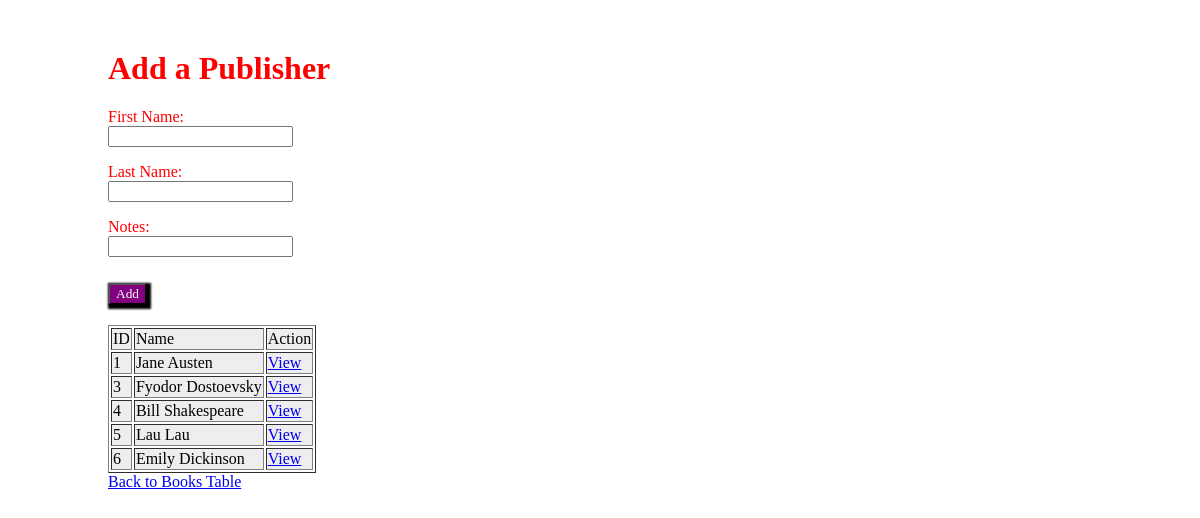
The app's page /authors, older data.
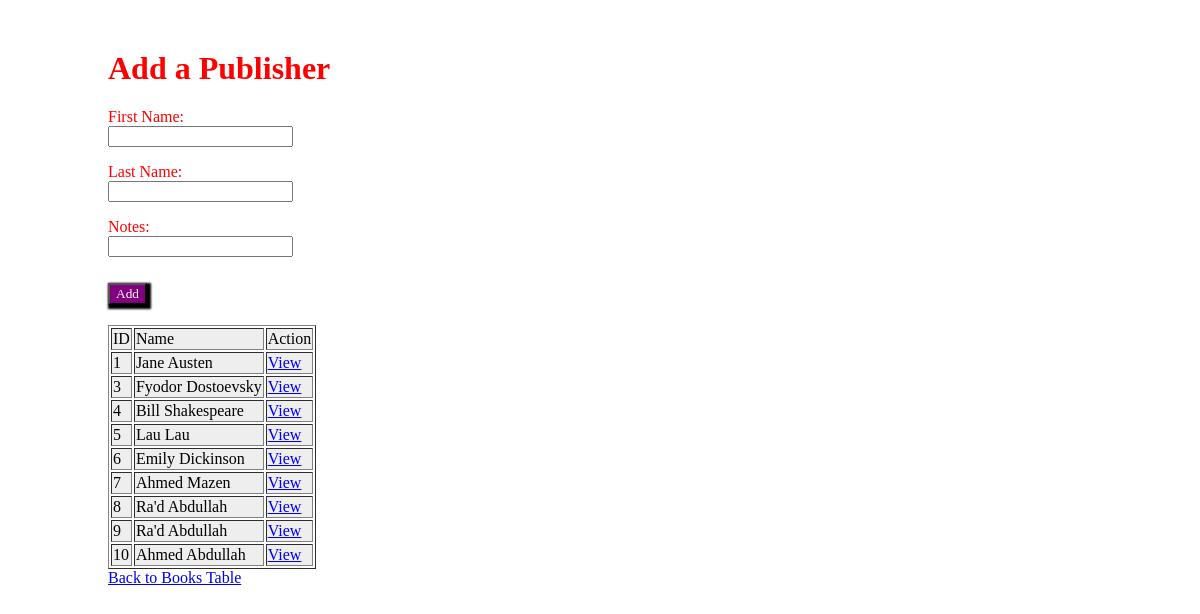
The same page, newer data.
### App/models.py (models this page shows)
class Publisher(models.Model):
	first_name = models.CharField(max_length=255)
	last_name = models.CharField(max_length=255)
	notes=models.TextField(default = 'The Publisher is Dead !')
	books = models.ManyToManyField(Book, related_name="publishers")
	created_at = models.DateTimeField(auto_now_add=True)
	updated_at = models.DateTimeField(auto_now=True)

### App/views.py (the view)
# urls.py: path('authors', views.index1),
def index1(request):
    context={
        'publishers':Publisher.objects.all()
    }
    return render (request , 'index1.html' , context)

### App/templates/index1.html (shortened to what this page needs)
<!DOCTYPE html>
<html lang="en">
<head>
</head>
<body>
    <main>
        <form action="/addPublisher" , method="post">
            <h1>Add a Publisher</h1>
            <p>First Name: <span><input type="text" name="first_name"></span></p>
            <p>Last Name: <span><input type="text" name="last_name"></span> </p>
            <p>Notes: <span><input type="text" name="notes"></span> </p>
            <input class="btn" type="submit" , value="Add">
        </form>
        <table border="1">
            <thead>
                <td>ID</td>
                <td>Name</td>
                <td>Action</td>
            </thead>
            {%for pup in publishers%}
            <tr>
                <td>{{pup.id}}</td>
                <td>{{pup.first_name}} {{pup.last_name}}</td>
                <td><a href="/publishers/{{pup.id}}">View</a></td>
            </tr>
            {%endfor%}
        </table>
        <a href="/goToBooks">Back to Books Table</a>
    </main>
</body>
</html>

### App/templates/index1.html (style rules this page uses)
main { margin-top: 50px; margin-left: 100px; }
h1 , p { color: red; font-family: cursive; }
.btn { box-shadow: 2px 2px 2px 2px black; background-color: purple; color: white; font-family: cursive; margin-right: 50px; margin-top: 10px; }
tr { background-color: #eeeeee; font-family: cursive }
table { margin-top: 20px; }
span { display: flex; justify-content: flex-start }

Row changes from the older to the newer data that the page shows:
added Publisher: id "7", first_name "Ahmed", last_name "Mazen"
added Publisher: id "8", first_name "Ra'd", last_name "Abdullah"
added Publisher: id "9", first_name "Ra'd", last_name "Abdullah"
added Publisher: id "10", first_name "Ahmed", last_name "Abdullah"
